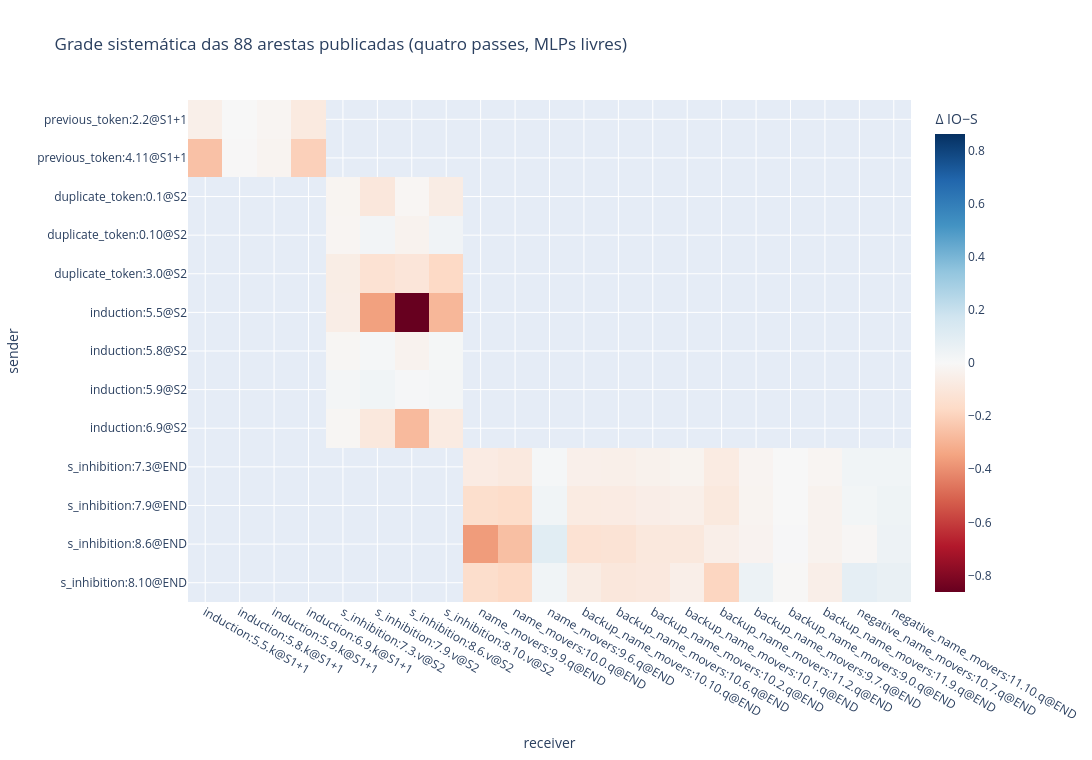
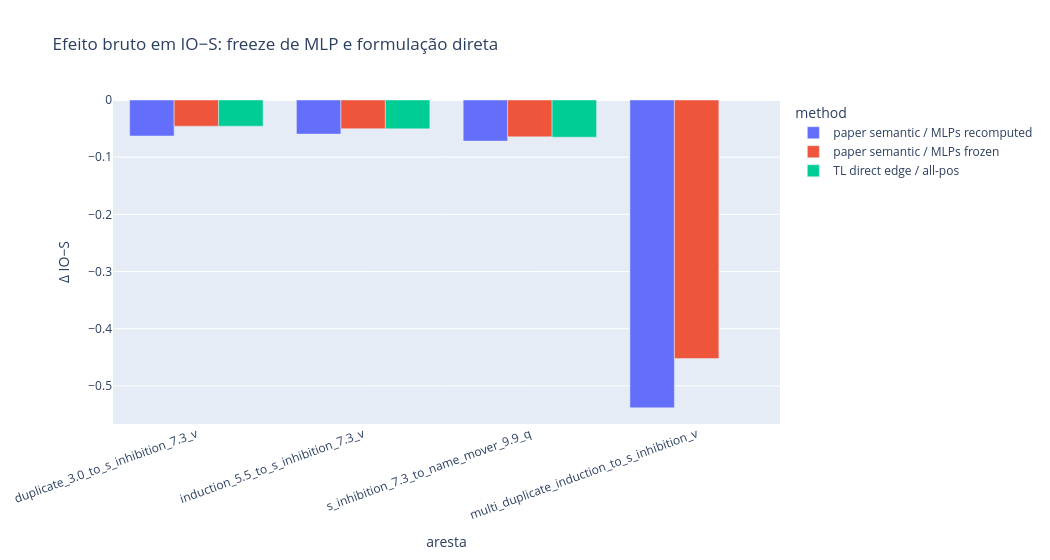

Notebook code cell kept with these figures, in order:
### Markdown cell above
## Diagnóstico moderno `get_act_patch_direct_path`

A comparação usa a mesma métrica bruta IO−S nos métodos e salva os endpoints separadamente. Não misturamos essa diferença de logits com uma *normalized metric*, que expressaria recuperação relativa entre baselines limpa e corrompida.

A semelhança termina no objetivo de isolar uma aresta. O path patching histórico produz o estado do receiver por uma sequência causal de quatro forwards e faz a troca apenas em `S2` ou `END` de cada exemplo; o modo `freeze_mlps` muda o que pode ser recomputado no terceiro passe. Já o helper do TransformerLens 4.3 não reproduz esses passes: ele soma a diferença do write `result = z @ W_O` somente no fork pré-Q/K/V do receiver, mantém **outros leitores** no write original e intervém em **todas as posições**.

As arestas singleton produzem efeitos pequenos, cerca de −0,05 a −0,07 IO−S, enquanto a intervenção `multi_` chega a aproximadamente −0,45/−0,54. Isso não é uma contradição: isolar uma aresta pergunta pelo efeito marginal daquele caminho; intervir em vários senders e receivers pergunta pelo efeito conjunto do grupo, incluindo redundância e compensação. O helper moderno aparece apenas nas três arestas singleton, pois sua API faz o sweep de um sender por vez.

### Code cell
# Primeiro, o método histórico percorre as 88 arestas publicadas e mantém sender/receiver semanticamente posicionados.
grid_rows = []
for edge in published_path_grid_edges():
    receiver = PathReceiver(
        edge.receiver.layer,
        edge.receiver.head,
        edge.receiver_component,
        edge.receiver_position,
    )
    result = paper_path_patch(
        model,
        ioi_tokens,
        abc_tokens,
        dataset.positions,
        dataset.positions,
        senders=(edge.sender,),
        receivers=(receiver,),
        metric=metric,
        freeze_mlps=False,
        allow_internal_interactions=False,
    )
    sender_label = (
        f"{edge.sender_class.value}:{edge.sender.layer}.{edge.sender.head}"
        f"@{edge.sender.position.value}"
    )
    receiver_label = (
        f"{edge.receiver_class.value}:{receiver.layer}.{receiver.head}"
        f".{receiver.component.value}@{receiver.position.value}"
    )
    grid_rows.append({
        "sender_class": edge.sender_class.value,
        "receiver_class": edge.receiver_class.value,
        "sender_label": sender_label,
        "receiver_label": receiver_label,
        "sender": {
            "layer": edge.sender.layer,
            "head": edge.sender.head,
            "position": edge.sender.position.value,
        },
        "receiver": {
            "layer": receiver.layer,
            "head": receiver.head,
            "component": receiver.component.value,
            "position": receiver.position.value,
        },
        "baseline": result.baseline.item(),
        "patched": result.patched.item(),
        "effect": result.effect.item(),
    })

assert len(grid_rows) == 88
sender_labels = list(dict.fromkeys(row["sender_label"] for row in grid_rows))
receiver_labels = list(dict.fromkeys(row["receiver_label"] for row in grid_rows))
effect_lookup = {
    (row["sender_label"], row["receiver_label"]): row["effect"]
    for row in grid_rows
}
effect_matrix = [
    [effect_lookup.get((sender, receiver)) for receiver in receiver_labels]
    for sender in sender_labels
]
grid_frame = pd.DataFrame(grid_rows)
grid_heatmap = grid_frame.pivot(
    index="sender_label",
    columns="receiver_label",
    values="effect",
).reindex(index=sender_labels, columns=receiver_labels)
fig_grid = px.imshow(
    grid_heatmap,
    labels={"x": "receiver", "y": "sender", "color": "Δ IO−S"},
    title="Grade sistemática das 88 arestas publicadas (quatro passes, MLPs livres)",
    color_continuous_scale="RdBu",
    color_continuous_midpoint=0,
    aspect="auto",
)
fig_grid.update_layout(width=1200, height=760)
fig_grid.show()
published_path_grid = {
    "n_edges": len(grid_rows),
    "freeze_mlps": False,
    "allow_internal_interactions": False,
    "rows": grid_rows,
    "sender_labels": sender_labels,
    "receiver_labels": receiver_labels,
    "effect_matrix": effect_matrix,
}

# O helper lê z dos caches e aplica W_O para formar a diferença do sender `result = z @ W_O`.
sender_hook_names = sorted({
    f"blocks.{sender.layer}.attn.hook_z"
    for endpoints in interventions.values()
    for sender in endpoints["senders"]
})
_, abc_z_cache = model.run_with_cache(abc_tokens, names_filter=sender_hook_names)
_, ioi_z_cache = model.run_with_cache(ioi_tokens, names_filter=sender_hook_names)

# Direct path não executa os quatro passes: injeta esse write diferencial só no fork Q/K/V do receiver, em all-pos.
modern_direct = {}
for name, endpoints in interventions.items():
    senders = endpoints["senders"]
    receivers = endpoints["receivers"]
    if len(senders) != 1 or len(receivers) != 1:
        continue
    sender = senders[0]
    receiver = receivers[0]
    matrix = tl_patching.get_act_patch_direct_path(
        model=model,
        corrupted_tokens=ioi_tokens,
        clean_cache=abc_z_cache,
        corrupted_cache=ioi_z_cache,
        patching_metric=metric,
        src_layer=sender.layer,
        src_head=sender.head,
        component=receiver.component.value,
        verbose=False,
    )
    patched = matrix[receiver.layer, receiver.head]
    baseline_value = historical["freeze_mlps_false"][name]["baseline"]
    baseline = torch.tensor(baseline_value, device=patched.device)
    modern_direct[name] = {
        "baseline": baseline.item(),
        "patched": patched.item(),
        "effect": (patched - baseline).item(),
        "position_scope": "all_positions",
        "other_readers": "original source write",
    }
    print(
        f"{name}: {baseline.item():+.4f} → {patched.item():+.4f} "
        f"(Δ={patched.item() - baseline.item():+.4f}; all-pos)"
    )

# O gráfico reúne efeitos na mesma unidade bruta, mas os rótulos preservam freeze e escopo posicional distintos.
plot_rows = []
for name in interventions:
    plot_rows.extend([
        {
            "edge": name,
            "method": "paper semantic / MLPs recomputed",
            "effect": historical["freeze_mlps_false"][name]["effect"],
        },
        {
            "edge": name,
            "method": "paper semantic / MLPs frozen",
            "effect": historical["freeze_mlps_true"][name]["effect"],
        },
    ])
    if name in modern_direct:
        plot_rows.append({
            "edge": name,
            "method": "TL direct edge / all-pos",
            "effect": modern_direct[name]["effect"],
        })
fig = px.bar(
    plot_rows,
    x="edge",
    y="effect",
    color="method",
    barmode="group",
    title="Efeito bruto em IO−S: freeze de MLP e formulação direta",
    labels={"effect": "Δ IO−S", "edge": "aresta"},
)
fig.update_layout(width=1050, height=560, xaxis_tickangle=-20)
fig.show()

### Figure 1 — Plotly figure (JSON) as saved in the notebook; plotly's stock layout.template omitted (floating-point values rounded to 4 significant figures; data arrays with more than 128 entries replaced by an {"elided": "..."} marker saying what was removed)
{"data": [{"coloraxis": "coloraxis", "hovertemplate": "receiver: %{x}<br>sender: %{y}<br>Δ IO−S: %{z}<extra></extra>", "name": "0", "type": "heatmap", "x": ["induction:5.5.k@S1+1", "induction:5.8.k@S1+1", "induction:5.9.k@S1+1", "induction:6.9.k@S1+1", "s_inhibition:7.3.v@S2", "s_inhibition:7.9.v@S2", "s_inhibition:8.6.v@S2", "s_inhibition:8.10.v@S2", "name_movers:9.9.q@END", "name_movers:10.0.q@END", "name_movers:9.6.q@END", "backup_name_movers:10.10.q@END", "backup_name_movers:10.6.q@END", "backup_name_movers:10.2.q@END", "backup_name_movers:10.1.q@END", "backup_name_movers:11.2.q@END", "backup_name_movers:9.7.q@END", "backup_name_movers:9.0.q@END", "backup_name_movers:11.9.q@END", "negative_name_movers:10.7.q@END", "negative_name_movers:11.10.q@END"], "xaxis": "x", "y": ["previous_token:2.2@S1+1", "previous_token:4.11@S1+1", "duplicate_token:0.1@S2", "duplicate_token:0.10@S2", "duplicate_token:3.0@S2", "induction:5.5@S2", "induction:5.8@S2", "induction:5.9@S2", "induction:6.9@S2", "s_inhibition:7.3@END", "s_inhibition:7.9@END", "s_inhibition:8.6@END", "s_inhibition:8.10@END"], "yaxis": "y", "z": {"elided": "13x21 float values"}}], "layout": {"coloraxis": {"autocolorscale": false, "cmid": 0, "colorbar": {"title": {"text": "Δ IO−S"}}, "colorscale": [[0, "rgb(103,0,31)"], [0.1, "rgb(178,24,43)"], [0.2, "rgb(214,96,77)"], [0.3, "rgb(244,165,130)"], [0.4, "rgb(253,219,199)"], [0.5, "rgb(247,247,247)"], [0.6, "rgb(209,229,240)"], [0.7, "rgb(146,197,222)"], [0.8, "rgb(67,147,195)"], [0.9, "rgb(33,102,172)"], [1, "rgb(5,48,97)"]]}, "height": 760, "title": {"text": "Grade sistemática das 88 arestas publicadas (quatro passes, MLPs livres)"}, "width": 1200, "xaxis": {"anchor": "y", "domain": [0, 1], "title": {"text": "receiver"}}, "yaxis": {"anchor": "x", "autorange": "reversed", "domain": [0, 1], "title": {"text": "sender"}}}}

### Figure 2 — Plotly figure (JSON) as saved in the notebook; plotly's stock layout.template omitted (floating-point values rounded to 4 significant figures)
{"data": [{"alignmentgroup": "True", "hovertemplate": "method=paper semantic / MLPs recomputed<br>aresta=%{x}<br>Δ IO−S=%{y}<extra></extra>", "legendgroup": "paper semantic / MLPs recomputed", "marker": {"color": "#636efa", "pattern": {"shape": ""}}, "name": "paper semantic / MLPs recomputed", "offsetgroup": "paper semantic / MLPs recomputed", "orientation": "v", "showlegend": true, "textposition": "auto", "type": "bar", "x": ["duplicate_3.0_to_s_inhibition_7.3_v", "induction_5.5_to_s_inhibition_7.3_v", "s_inhibition_7.3_to_name_mover_9.9_q", "multi_duplicate_induction_to_s_inhibition_v"], "xaxis": "x", "y": [-0.06302, -0.05967, -0.07191, -0.5384], "yaxis": "y"}, {"alignmentgroup": "True", "hovertemplate": "method=paper semantic / MLPs frozen<br>aresta=%{x}<br>Δ IO−S=%{y}<extra></extra>", "legendgroup": "paper semantic / MLPs frozen", "marker": {"color": "#EF553B", "pattern": {"shape": ""}}, "name": "paper semantic / MLPs frozen", "offsetgroup": "paper semantic / MLPs frozen", "orientation": "v", "showlegend": true, "textposition": "auto", "type": "bar", "x": ["duplicate_3.0_to_s_inhibition_7.3_v", "induction_5.5_to_s_inhibition_7.3_v", "s_inhibition_7.3_to_name_mover_9.9_q", "multi_duplicate_induction_to_s_inhibition_v"], "xaxis": "x", "y": [-0.04582, -0.05022, -0.06442, -0.4523], "yaxis": "y"}, {"alignmentgroup": "True", "hovertemplate": "method=TL direct edge / all-pos<br>aresta=%{x}<br>Δ IO−S=%{y}<extra></extra>", "legendgroup": "TL direct edge / all-pos", "marker": {"color": "#00cc96", "pattern": {"shape": ""}}, "name": "TL direct edge / all-pos", "offsetgroup": "TL direct edge / all-pos", "orientation": "v", "showlegend": true, "textposition": "auto", "type": "bar", "x": ["duplicate_3.0_to_s_inhibition_7.3_v", "induction_5.5_to_s_inhibition_7.3_v", "s_inhibition_7.3_to_name_mover_9.9_q"], "xaxis": "x", "y": [-0.04579, -0.05047, -0.06504], "yaxis": "y"}], "layout": {"barmode": "group", "height": 560, "legend": {"title": {"text": "method"}, "tracegroupgap": 0}, "title": {"text": "Efeito bruto em IO−S: freeze de MLP e formulação direta"}, "width": 1050, "xaxis": {"anchor": "y", "domain": [0, 1], "tickangle": -20, "title": {"text": "aresta"}}, "yaxis": {"anchor": "x", "domain": [0, 1], "title": {"text": "Δ IO−S"}}}}
